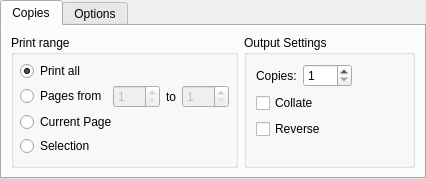
<?xml version="1.0" encoding="UTF-8"?>
<ui version="4.0">
 <class>QPrintSettingsOutput</class>
 <widget class="QWidget" name="QPrintSettingsOutput">
  <property name="geometry">
   <rect>
    <x>0</x>
    <y>0</y>
    <width>426</width>
    <height>171</height>
   </rect>
  </property>
  <property name="windowTitle">
   <string>Form</string>
  </property>
  <layout class="QHBoxLayout" name="horizontalLayout_2">
   <property name="margin">
    <number>0</number>
   </property>
   <item>
    <widget class="QTabWidget" name="tabs">
     <property name="currentIndex">
      <number>0</number>
     </property>
     <widget class="QWidget" name="copiesTab">
      <attribute name="title">
       <string>Copies</string>
      </attribute>
      <layout class="QHBoxLayout" name="horizontalLayout">
       <item>
        <widget class="QGroupBox" name="gbPrintRange">
         <property name="sizePolicy">
          <sizepolicy hsizetype="Preferred" vsizetype="Minimum">
           <horstretch>0</horstretch>
           <verstretch>0</verstretch>
          </sizepolicy>
         </property>
         <property name="title">
          <string>Print range</string>
         </property>
         <layout class="QVBoxLayout" name="_3">
          <property name="spacing">
           <number>4</number>
          </property>
          <property name="margin">
           <number>6</number>
          </property>
          <item>
           <widget class="QRadioButton" name="printAll">
            <property name="text">
             <string>Print all</string>
            </property>
            <property name="checked">
             <bool>true</bool>
            </property>
           </widget>
          </item>
          <item>
           <layout class="QHBoxLayout" name="_4">
            <property name="spacing">
             <number>6</number>
            </property>
            <property name="margin">
             <number>0</number>
            </property>
            <item>
             <widget class="QRadioButton" name="printRange">
              <property name="text">
               <string>Pages from</string>
              </property>
             </widget>
            </item>
            <item>
             <widget class="QSpinBox" name="from">
              <property name="enabled">
               <bool>false</bool>
              </property>
              <property name="minimum">
               <number>1</number>
              </property>
              <property name="maximum">
               <number>999</number>
              </property>
             </widget>
            </item>
            <item>
             <widget class="QLabel" name="label_3">
              <property name="text">
               <string>to</string>
              </property>
             </widget>
            </item>
            <item>
             <widget class="QSpinBox" name="to">
              <property name="enabled">
               <bool>false</bool>
              </property>
              <property name="minimum">
               <number>1</number>
              </property>
              <property name="maximum">
               <number>999</number>
              </property>
             </widget>
            </item>
            <item>
             <spacer>
              <property name="orientation">
               <enum>Qt::Horizontal</enum>
              </property>
              <property name="sizeHint" stdset="0">
               <size>
                <width>0</width>
                <height>20</height>
               </size>
              </property>
             </spacer>
            </item>
           </layout>
          </item>
          <item>
           <widget class="QRadioButton" name="printCurrentPage">
            <property name="text">
             <string>Current Page</string>
            </property>
           </widget>
          </item>
          <item>
           <widget class="QRadioButton" name="printSelection">
            <property name="text">
             <string>Selection</string>
            </property>
           </widget>
          </item>
          <item>
           <spacer name="verticalSpacer">
            <property name="orientation">
             <enum>Qt::Vertical</enum>
            </property>
            <property name="sizeHint" stdset="0">
             <size>
              <width>1</width>
              <height>1</height>
             </size>
            </property>
           </spacer>
          </item>
         </layout>
        </widget>
       </item>
       <item>
        <widget class="QGroupBox" name="groupBox">
         <property name="title">
          <string>Output Settings</string>
         </property>
         <layout class="QGridLayout" name="gridLayout">
          <item row="0" column="0">
           <widget class="QLabel" name="label">
            <property name="text">
             <string>Copies:</string>
            </property>
            <property name="buddy">
             <cstring>copies</cstring>
            </property>
           </widget>
          </item>
          <item row="0" column="1" colspan="2">
           <widget class="QSpinBox" name="copies">
            <property name="minimum">
             <number>1</number>
            </property>
            <property name="maximum">
             <number>999</number>
            </property>
           </widget>
          </item>
          <item row="0" column="3">
           <spacer name="horizontalSpacer">
            <property name="orientation">
             <enum>Qt::Horizontal</enum>
            </property>
            <property name="sizeHint" stdset="0">
             <size>
              <width>91</width>
              <height>20</height>
             </size>
            </property>
           </spacer>
          </item>
          <item row="1" column="0" colspan="2">
           <widget class="QCheckBox" name="collate">
            <property name="text">
             <string>Collate</string>
            </property>
           </widget>
          </item>
          <item row="1" column="2" rowspan="2" colspan="2">
           <widget class="QLabel" name="outputIcon">
            <property name="sizePolicy">
             <sizepolicy hsizetype="Ignored" vsizetype="Ignored">
              <horstretch>0</horstretch>
              <verstretch>0</verstretch>
             </sizepolicy>
            </property>
           </widget>
          </item>
          <item row="2" column="0" colspan="2">
           <widget class="QCheckBox" name="reverse">
            <property name="text">
             <string>Reverse</string>
            </property>
           </widget>
          </item>
          <item row="3" column="0" colspan="4">
           <spacer name="verticalSpacer_2">
            <property name="orientation">
             <enum>Qt::Vertical</enum>
            </property>
            <property name="sizeHint" stdset="0">
             <size>
              <width>0</width>
              <height>1</height>
             </size>
            </property>
           </spacer>
          </item>
         </layout>
        </widget>
       </item>
      </layout>
     </widget>
     <widget class="QWidget" name="optionsTab">
      <attribute name="title">
       <string>Options</string>
      </attribute>
      <layout class="QGridLayout" name="gridLayout_2">
       <item row="0" column="1">
        <widget class="QGroupBox" name="colorMode">
         <property name="title">
          <string>Color Mode</string>
         </property>
         <layout class="QGridLayout" name="gridLayout_4">
          <item row="2" column="0">
           <spacer name="verticalSpacer_6">
            <property name="orientation">
             <enum>Qt::Vertical</enum>
            </property>
            <property name="sizeHint" stdset="0">
             <size>
              <width>1</width>
              <height>0</height>
             </size>
            </property>
           </spacer>
          </item>
          <item row="0" column="0">
           <widget class="QRadioButton" name="color">
            <property name="text">
             <string>Color</string>
            </property>
           </widget>
          </item>
          <item row="0" column="1" rowspan="3">
           <widget class="QLabel" name="colorIcon"/>
          </item>
          <item row="1" column="0">
           <widget class="QRadioButton" name="grayscale">
            <property name="text">
             <string>Grayscale</string>
            </property>
           </widget>
          </item>
         </layout>
        </widget>
       </item>
       <item row="0" column="0">
        <widget class="QGroupBox" name="duplex">
         <property name="title">
          <string>Duplex Printing</string>
         </property>
         <layout class="QVBoxLayout" name="verticalLayout">
          <item>
           <widget class="QRadioButton" name="noDuplex">
            <property name="text">
             <string>None</string>
            </property>
            <property name="checked">
             <bool>true</bool>
            </property>
           </widget>
          </item>
          <item>
           <widget class="QRadioButton" name="duplexLong">
            <property name="text">
             <string>Long side</string>
            </property>
           </widget>
          </item>
          <item>
           <widget class="QRadioButton" name="duplexShort">
            <property name="text">
             <string>Short side</string>
            </property>
           </widget>
          </item>
          <item>
           <spacer name="verticalSpacer_42">
            <property name="orientation">
             <enum>Qt::Vertical</enum>
            </property>
            <property name="sizeHint" stdset="0">
             <size>
              <width>1</width>
              <height>0</height>
             </size>
            </property>
           </spacer>
          </item>
         </layout>
        </widget>
       </item>
      </layout>
     </widget>
    </widget>
   </item>
  </layout>
 </widget>
 <resources/>
 <connections>
  <connection>
   <sender>printRange</sender>
   <signal>toggled(bool)</signal>
   <receiver>from</receiver>
   <slot>setEnabled(bool)</slot>
   <hints>
    <hint type="sourcelabel">
     <x>76</x>
     <y>59</y>
    </hint>
    <hint type="destinationlabel">
     <x>122</x>
     <y>57</y>
    </hint>
   </hints>
  </connection>
  <connection>
   <sender>printRange</sender>
   <signal>toggled(bool)</signal>
   <receiver>to</receiver>
   <slot>setEnabled(bool)</slot>
   <hints>
    <hint type="sourcelabel">
     <x>69</x>
     <y>67</y>
    </hint>
    <hint type="destinationlabel">
     <x>215</x>
     <y>67</y>
    </hint>
   </hints>
  </connection>
 </connections>
</ui>
